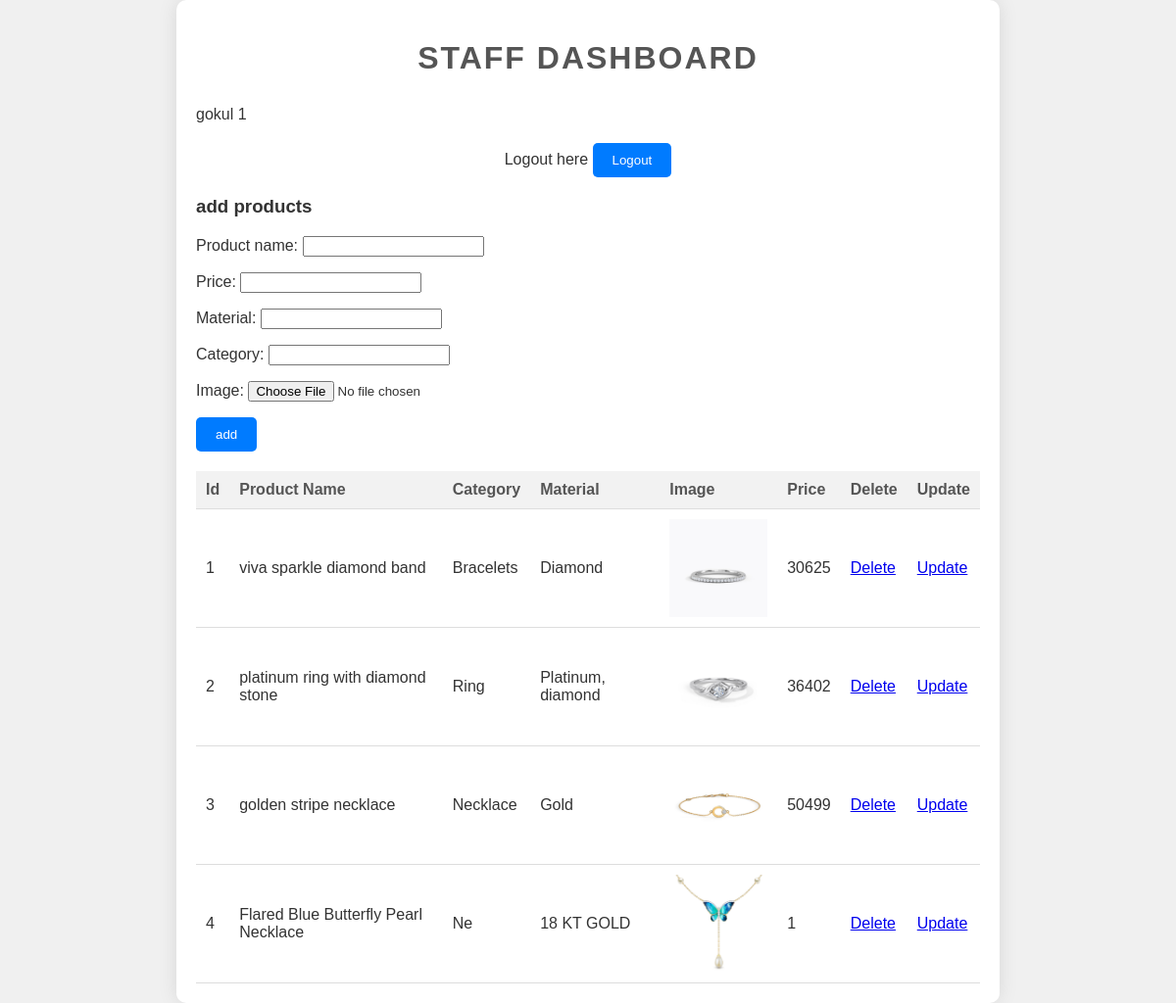
/staff_dashboard/ (signed in), run on the app's committed database.
### jewelleryapp/models.py (models this page shows, shortened)
class products(models.Model):
    product_name = models.CharField(max_length=50)
    price = models.IntegerField()
    material = models.CharField(max_length=20)
    category = models.CharField(max_length=20)
    image = models.ImageField(upload_to='images/',blank=True)

### jewelleryapp/views.py (the view)
# urls.py: path('staff_dashboard/', views.staff_dashboard, name='staff_dashboard'),
def staff_dashboard(request):
    id=request.session['id']
    username= request.session['username']
    form = product_form()
    if request.method =="POST":
        form = product_form(request.POST,request.FILES)
        if form.is_valid():
            form.save()
    cr = products.objects.all()
    return render(request,'staff_dashboard.html', {'username':username,'id':id,'form':form,'cr':cr})

### jewelleryapp/forms.py
class product_form(forms.ModelForm):
    class Meta:
        model = products
        fields = ('product_name','price','material','category','image')
        widgets = {
            'product_name':forms.TextInput(attrs={'class':'form-control'}),
            'price':forms.NumberInput(attrs={'class':'form-control'}),
            'material':forms.TextInput(attrs={'class':'form-control'}),
            'category':forms.TextInput(attrs={'class':'form-control'}),
            'image':forms.FileInput(attrs={'class':'form-control'}),
        }

### templates/staff_dashboard.html (shortened to what this page needs)
<!DOCTYPE html>
<html lang="en">
<head>
</head>
<body>
    <div class="container">
        <h1>Staff Dashboard</h1>
        {{username}} {{id}}
        <div class="logout-btn">
            <p>Logout here <a href="/staff_logout/"><button>Logout</button></a></p>
        </div>
        <div class="mb-3">
            <h3>add products</h3>
            <form action="" method="POST" enctype="multipart/form-data">
                {{form.as_p}}
            <button>add</button>
            </form>
        </div>
        <table>
            <tr>
                <th>Id</th>
                <th>Product Name</th>
                <th>Category</th>
                <th>Material</th>
                <th>Image</th>
                <th>Price</th>
                <th>Delete</th>
                <th>Update</th>
            </tr>
            {% for i in cr %}
            <tr>
                <td>{{forloop.counter}}</td>
                <td>{{i.product_name}}</td>
                <td>{{i.category}}</td>
                <td>{{i.material}}</td>
                <td><img src="{{ i.image.url }}" alt="img" height="100px" width="100px"></td>
                <td>{{i.price}}</td>
                <td><a href="{% url 'product_delete' i.id %}">Delete</a></td>
                <td><a href="{% url 'product_update' i.id %}">Update</a></td>
            </tr>
            {% endfor %}
        </table>
    </div>
</body>
</html>

### templates/staff_dashboard.html (style rules this page uses)
body { font-family: Arial, sans-serif; background-color: #f0f0f0; color: #333; margin: 0; padding: 0; }
.container { max-width: 800px; margin: auto; padding: 20px; background-color: #fff; border-radius: 10px; box-shadow: 0 0 20px rgba(0, 0, 0, 0.1); }
h1 { text-align: center; margin-bottom: 30px; color: #555; text-transform: uppercase; letter-spacing: 2px; }
table { width: 100%; border-collapse: collapse; margin-top: 20px; }
th, td { padding: 10px; border-bottom: 1px solid #ddd; text-align: left; }
th { background-color: #f2f2f2; color: #555; }
td { background-color: #fff; }
img { display: block; margin: auto; }
button { padding: 10px 20px; border: none; border-radius: 5px; background-color: #007bff; color: #fff; cursor: pointer; transition: background-color 0.3s ease; }
.logout-btn { text-align: center; margin-top: 20px; }

### data on the page
products: product_name "viva sparkle diamond band", category "Bracelets", material "Diamond", image (picture), price "30625"
products: product_name "platinum ring with diamond stone", category "Ring", material "Platinum, diamond", image (picture), price "36402"
products: product_name "golden stripe necklace", category "Necklace", material "Gold", image (picture), price "50499"
products: product_name "Flared Blue Butterfly Pearl Necklace", category "Ne", material "18 KT GOLD", image (picture), price "1"

### other printed values
{{ username }} "gokul"
{{ id }} "1"
